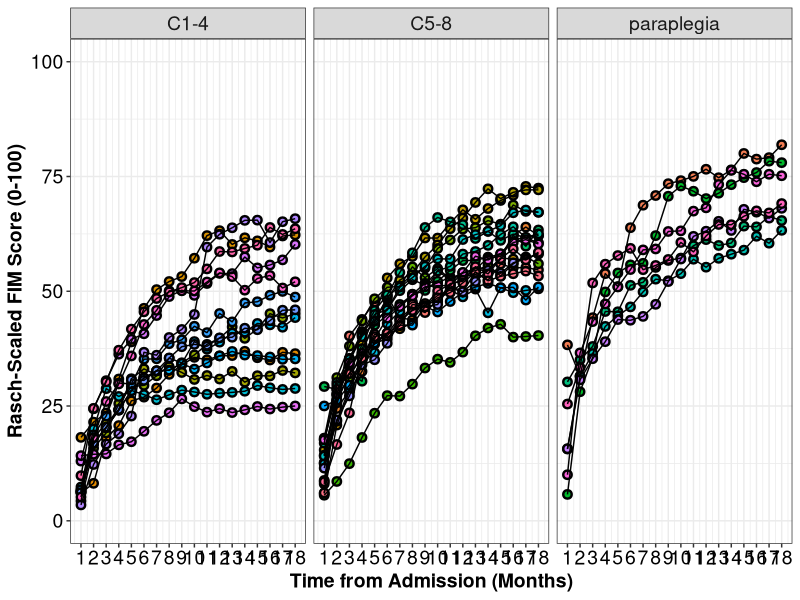
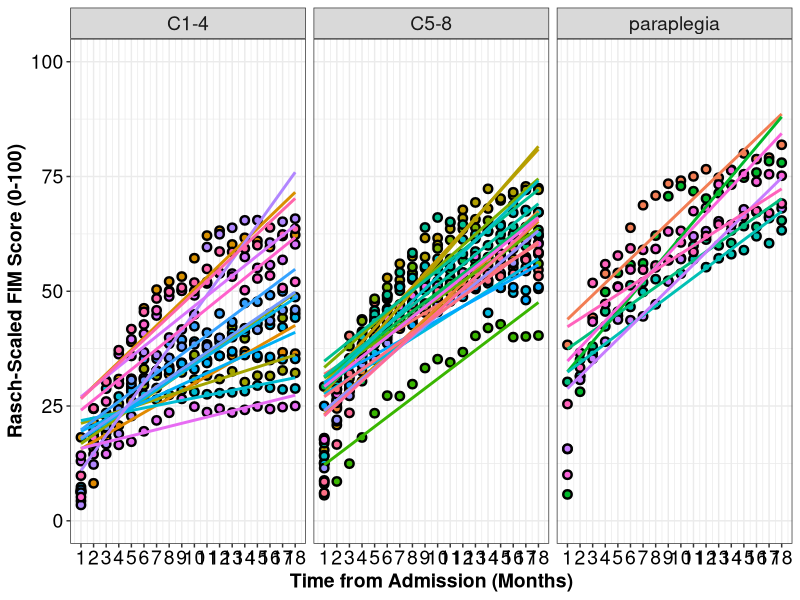
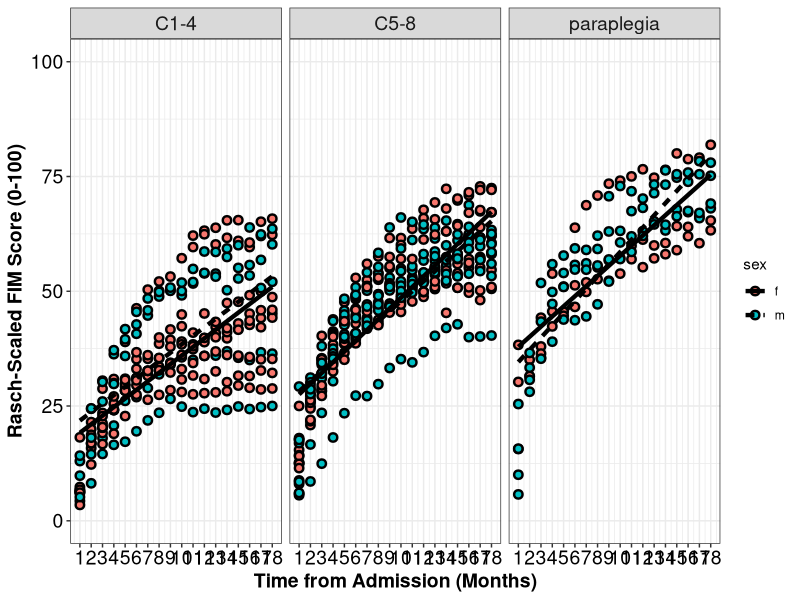
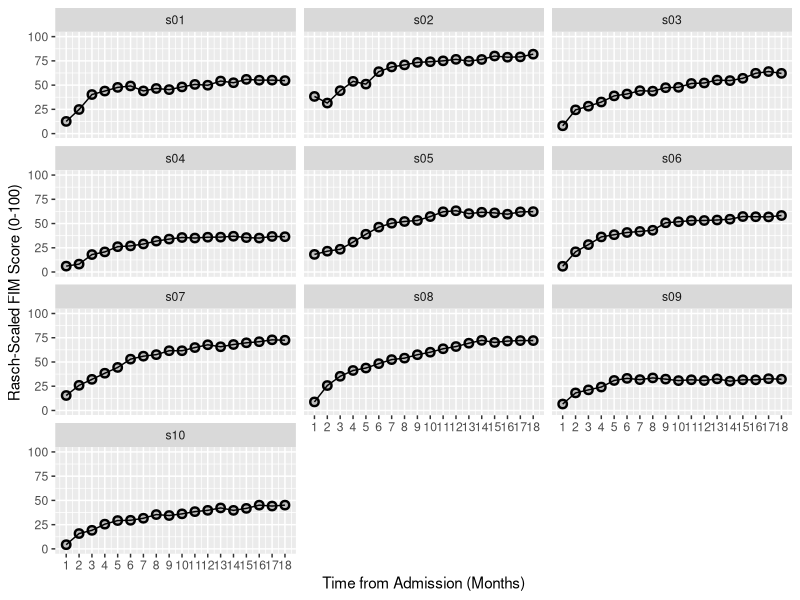
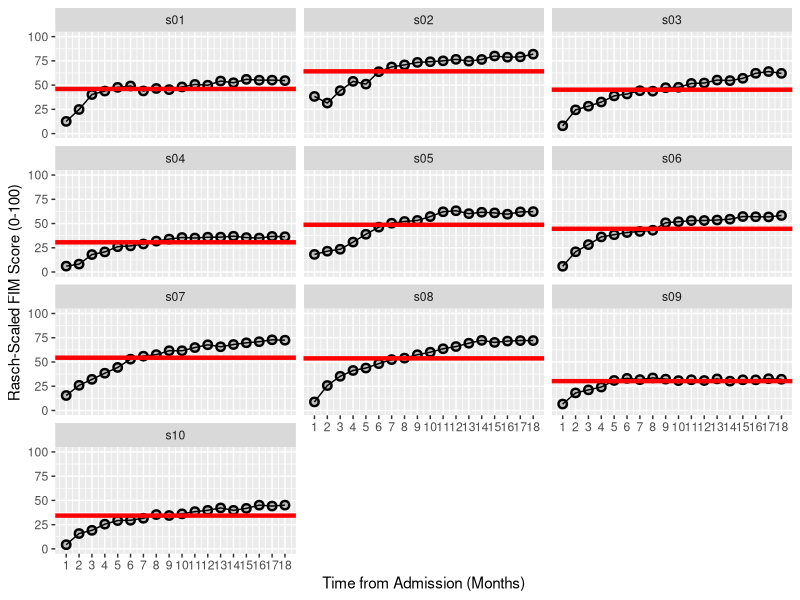
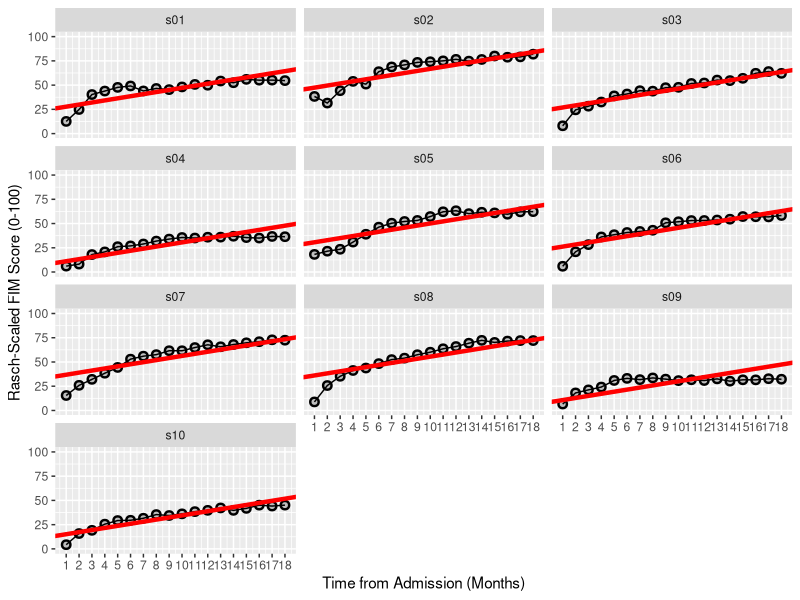
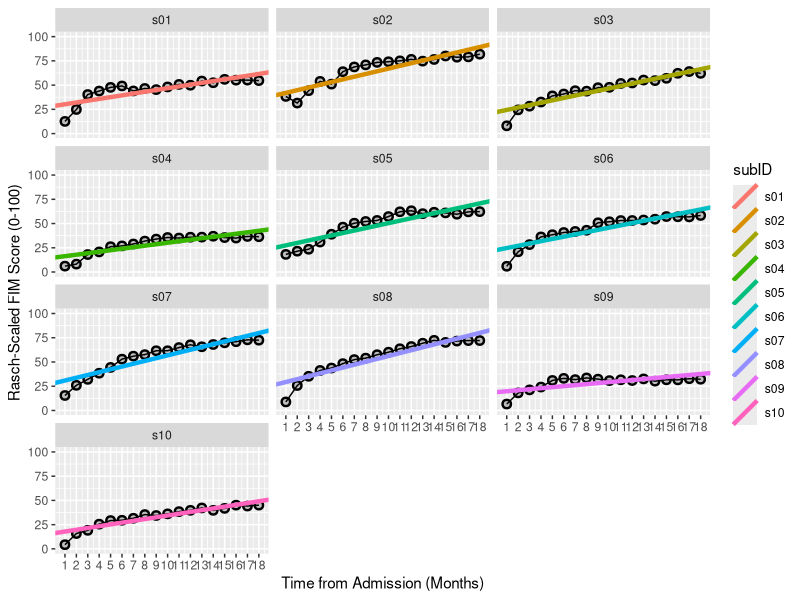
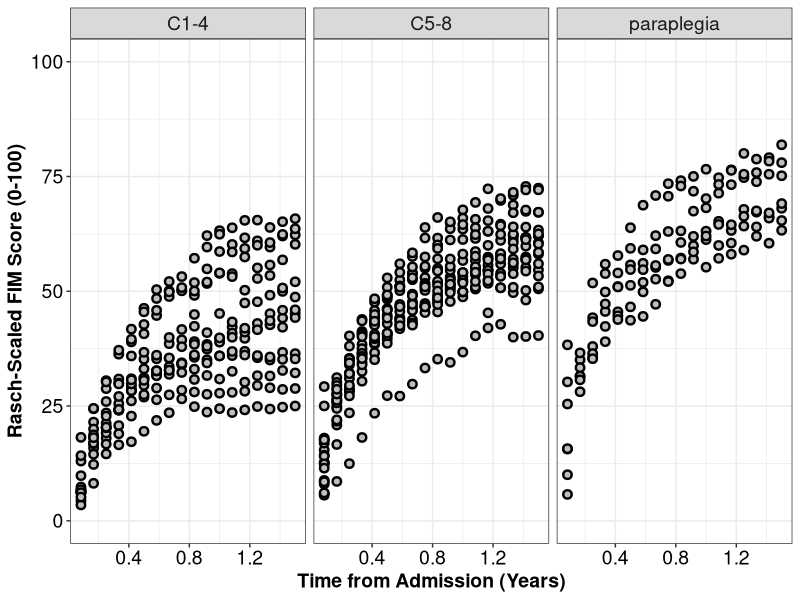

Recreate these plots in R, in order.
# ACRM 2018 Longitudinal Data Analysis Workshop
# By Keith Lohse, Neurorehabilitation Informatics Lab, 2018-09-07

# Loading the essential libraries. 
library("ggplot2"); library("lme4"); library("car"); library("dplyr"); library("lmerTest"); 

# If these packages are not installed already, run the following code:
install.packages("ggplot2"); install.packages("lme4"); install.packages("car"); 
install.packages("dplyr"); install.packages("lmerTest"); 


##----------------------- Data Cleaning and QA ---------------------------------
## Setting the Directory -------------------------------------------------------
getwd()
setwd("C:/Users/USERNAME/Box Sync/Collaboration/")
list.files()
# Make sure that the file data_session1.csv is saved in your working directory.

# Import the .csv file into R. 
# We will save this file in the R environment as an object called "DATA".
DATA<-read.csv("./data/data_session1.csv", header = TRUE, sep=",",  
               na.strings=c("NA","NaN"," ",""), stringsAsFactors = TRUE)

# Use the head() function to check the structure of the data file.
head(DATA)

# Alternately you can also download the data file from the web here:
# DATA <- read.csv("https://raw.githubusercontent.com/keithlohse/LMER_Clinical_Science/master/data/data_nonlinear_v4.csv")
# head(DATA)


## ----------------------- Basic Data Visualization ----------------------------
## FIM scores by time and subject -----------------------------------------------
g1<-ggplot(DATA, aes(x = month, y = rasch_FIM)) +
  geom_point(aes(fill=as.factor(subID)), pch=21, size=2, stroke=1.25) +
  geom_line(aes(group=subID)) +
  facet_wrap(~AIS_grade)
g2<-g1+scale_x_continuous(name = "Time from Admission (Months)", breaks=c(0:18)) +
  scale_y_continuous(name = "Rasch-Scaled FIM Score (0-100)",limits=c(0,100))
g3 <- g2 + theme_bw() + 
  theme(axis.text=element_text(size=14, colour="black"), 
        axis.title=element_text(size=14,face="bold")) +
  theme(strip.text.x = element_text(size = 14))+
  theme(legend.position="none")

plot(g3)
## -----------------------------------------------------------------------------

## Linear Fit for each person --------------------------------------------------
g1<-ggplot(DATA, aes(x = month, y = rasch_FIM)) +
  geom_point(aes(fill=as.factor(subID)), pch=21, size=2, stroke=1.25) +
  stat_smooth(aes(col=subID), se=FALSE, method="lm") +
  facet_wrap(~AIS_grade)
g2<-g1+scale_x_continuous(name = "Time from Admission (Months)", breaks=c(0:18)) +
  scale_y_continuous(name = "Rasch-Scaled FIM Score (0-100)",limits=c(0,100))
g3 <- g2 + theme_bw() + 
  theme(axis.text=element_text(size=14, colour="black"), 
        axis.title=element_text(size=14,face="bold")) +
  theme(strip.text.x = element_text(size = 14))+
  theme(legend.position="none")

plot(g3)
## -----------------------------------------------------------------------------


## Linear Fit by gender --------------------------------------------------------
g1<-ggplot(DATA, aes(x = month, y = rasch_FIM)) +
  geom_point(aes(fill=sex), pch=21, size=2, stroke=1.25) +
  stat_smooth(aes(lty=sex), col="black", lwd=1.5,se=FALSE, method="lm") +
  facet_wrap(~AIS_grade)
g2<-g1+scale_x_continuous(name = "Time from Admission (Months)", breaks=c(0:18)) +
  scale_y_continuous(name = "Rasch-Scaled FIM Score (0-100)",limits=c(0,100))
g3 <- g2 + theme_bw() + 
  theme(axis.text=element_text(size=14, colour="black"), 
        axis.title=element_text(size=14,face="bold")) +
  theme(strip.text.x = element_text(size = 14))

plot(g3)
## -----------------------------------------------------------------------------


# Understanding basic random-effects ------------------------------------------
# Random Intercepts Model ----
raneff_00<-lmer(rasch_FIM~
                  # Fixed-effects
                  1+
                  # Random-effects
                  (1|subID), data=DATA, REML=FALSE)
summary(raneff_00)

# Recall that the fixed-effect for the intercept is the overall, "group-level"
# intercept in our model.
# However, we also have a random-effect of subject for the intercenpt. This means
# that our model estimates a deviate for each subject from the group-level 
# intercept. To see these random-effects using the raneff function. 

ranef(raneff_00)

# Remember that these are deviates from the fixed-effect, so if we want to see
# what the model is actually estimating for each person, we need to add the 
# fixed-effect back in:
fixef(raneff_00)

# We could do this manually, adding the fixef() output to the ranef() output, 
# but we can also get the indivudal values using the coef() function:
coef(raneff_00)$subID

# If you want the actual predictions of the model, rather than the estimated
# effects, you can use the fitted() function. 
# Note the difference in the size of these arrays. The fitted() function gives
# us a prediction for each person at each point.
fitted(raneff_00)


# To help us understand the model, we can plot these predictions for each person.
# First, lets take a subset of the first 10 people:
first10<-DATA[c(1:180),]

# Second, we'll make a smaller dataset with the predictions for these 10:
PRED<-data.frame(subID=c("s01","s02","s03","s04","s05","s06","s07","s08","s09", "s10"),
                 Intercepts=c(coef(raneff_00)$subID[c(1:10),]))
PRED


g1<-ggplot(first10, aes(x = month, y = rasch_FIM)) +
  geom_point(fill="grey", pch=21, size=2, stroke=1.25) +
  geom_line(aes(group=subID)) +
  facet_wrap(~subID, ncol=3)
g2<-g1+scale_x_continuous(name = "Time from Admission (Months)", breaks=c(0:18)) +
  scale_y_continuous(name = "Rasch-Scaled FIM Score (0-100)",limits=c(0,100))
print(g2)
g3<-g2+geom_abline(aes(intercept=Intercepts, slope=0), col="red", lwd=1.5, PRED)
plot(g3)


# Hopefully this plot will clearly show that our model is estimating a different
# intercept for each person, but everyone has the same slope, because we have not 
# allowed FIM scores to vary over time. 


# Fixed Slope Model ----
raneff_01<-lmer(rasch_FIM~
                  # Fixed-effects
                  1+month+
                  # Random-effects
                  (1|subID), data=DATA, REML=FALSE)
summary(raneff_01)

# Note that when we run the ranef() function, there is still only a random effect
# of the intercept:
ranef(raneff_01)

# When we run the fixef() function, however, now have both a slopes and intercept:
fixef(raneff_01)

# When we run the coef() function, you can see that each person has a unique 
# intercept, but everyone has the same slope:
coef(raneff_01)$subID


# As before, let's make a smaller dataset with the predictions for these 10 people:
PRED<-data.frame(subID=c("s01","s02","s03","s04","s05","s06","s07","s08","s09", "s10"),
                 Intercepts=c(coef(raneff_01)$subID[c(1:10),1]),
                 Slopes=c(coef(raneff_01)$subID[c(1:10),2]))
PRED

# We can now plot the predictions for each person, note that although each person
# has a different intercept, they all have the same slope. 
g1<-ggplot(first10, aes(x = month, y = rasch_FIM)) +
  geom_point(fill="grey", pch=21, size=2, stroke=1.25) +
  geom_line(aes(group=subID)) +
  facet_wrap(~subID, ncol=3)
g2<-g1+scale_x_continuous(name = "Time from Admission (Months)", breaks=c(0:18)) +
  scale_y_continuous(name = "Rasch-Scaled FIM Score (0-100)",limits=c(0,100))
g3<-g2+geom_abline(aes(intercept=Intercepts, slope=Slopes), col="red", lwd=1.5, PRED)
plot(g3)






# Random Slopes and Intercepts Model ----
raneff_02<-lmer(rasch_FIM~
                  # Fixed-effects
                  1+month+
                  # Random-effects
                  (1+month|subID), data=DATA, REML=FALSE)
summary(raneff_02)

# Now when we run the ranef() function, there is random effect for both the 
# slope and the intercept:
ranef(raneff_02)

# When we run the fixef() function, it returns the group-level intercept and slope:
fixef(raneff_02)

# When we run the coef() function, the random-effects (deviates) are combined
# with the group-level fixed-effects to get a unique slope and intercept 
# for each person:
coef(raneff_02)$subID


# As before, let's make a smaller dataset with the predictions for these 10 people:
PRED<-data.frame(subID=c("s01","s02","s03","s04","s05","s06","s07","s08","s09", "s10"),
                 Intercepts=c(coef(raneff_02)$subID[c(1:10),1]),
                 Slopes=c(coef(raneff_02)$subID[c(1:10),2]))
PRED

# Now we can plot the predictions for each person, note that each person has a 
# different intercept and slope. 
g1<-ggplot(first10, aes(x = month, y = rasch_FIM)) +
  geom_point(fill="grey", pch=21, size=2, stroke=1.25) +
  geom_line(aes(group=subID)) +
  facet_wrap(~subID, ncol=3)
g2<-g1+scale_x_continuous(name = "Time from Admission (Months)", breaks=c(0:18)) +
  scale_y_continuous(name = "Rasch-Scaled FIM Score (0-100)",limits=c(0,100))
g3<-g2+geom_abline(aes(intercept=Intercepts, slope=Slopes, col=subID), lwd=1.5, PRED)
plot(g3)


## ------------------- Comparing between Models --------------------------------
# Now that we have our three random-effects models:
# 1. Random Intercepts
# 2. Fixed Slopes and Random Intercepts
# 3. Random Slopes and Random Intercepts
# ... how do we decide which one is most appropriate?

# We can do this is by analyzing the the variance explained by each model. 
anova(raneff_00,raneff_01,raneff_02)

# The Wald Test of the change in deviance suggests that Model raneff_01 is a 
# better explanation of the data than Model raneff_00, and furthermore that 
# Model raneff_02 is a better explanation of the data than Model raneff_01.
# More conservatively, we can use the AIC. Without going into detail about the 
# AIC, lower numbers indicate better model fit and AIC is based on the deviance 
# but introduces a penalty based on the number of parameters to reduce over-
# fitting. 

# A complementary step we can take is calculate how much residual variance 
# we might have left to  explain. 
# In our multilevel model, keep in mind that we have variance at two levels:
# 1. Level One: which are the data-points within subjects.
# 2. Level Two: variation between subjects slopes and intercepts.

# We can get a summary of the random-effects from the "null" model and the 
# best fitting model by using the VarCorr() function. 
VarCorr(raneff_00)
VarCorr(raneff_02)

# These values will help us keep track of how much variance is "available" to 
# be explained in our subsequent models. Similarly, these values will inform us
# how much variance our fixed-effects explain at Level 1 and Level 2 (sort of 
# like an R^2 that has been divided into two parts).



## --------------- Unconditional and Conditional Models ------------------------
# Creating our Time variable ---------------------------------------------------

summary(DATA$month)
# Note the wide range in the month variable (1-18). 
# There are two issues with this:
# 1. Time starts at 1 instead of 0
# 2. This scale is a lot larger than other variables we might want to include.

# To address these issues, we will convert Months to Years and try "centering"
# the time variable in different locations. 

# The first time variable, year0 will set the first assessment equal to 0
DATA$year<-DATA$month/12
DATA$year.0<-DATA$year-min(DATA$year)
summary(DATA$year.0)

# Next, we will create a mean centered time variable, year.c:
mean(DATA$year)
DATA$year.c<-DATA$year-mean(DATA$year)
summary(DATA$year.c)

# Let's look at the effects these two different time variables have on the 
# fixed-effects and random-effects. 

# Time 0 = the first time time point ----
time_00<-lmer(rasch_FIM~
            # Fixed-effects
            1+year.0+
            # Random-effects
            (1+year.0|subID), data=DATA, REML=FALSE)
summary(time_00)

# Time 0 = the mean time of 0.79 years ----
time_01<-lmer(rasch_FIM~
                # Fixed-effects
                1+year.c+
                # Random-effects
                (1+year.c|subID), data=DATA, REML=FALSE)
summary(time_01)

# Compare the fixed-effects of the intercept and the slope between the two models.
# Compare the random-effects between the two models.


# Centering the time-variable on the first time point makes a lot of sense 
# conceptually, but it is important to remember what that means when interpreting 
# other variables. 
# As you might recall from multiple regression in previous courses, when 
# interaction terms are included in a model, the effect of one variable is 
# being interpreted when the other variable is equal to 0. 
# Thus, if we had year.0 in our model, that would mean the effects of other 
# variables are being evaluated when time = 0, at the initial assessment. 
# Conversely, if we use year.c in our model, that would mean the effect of other
# variables are being evaluated when time = 0, which is at 0.79 yrs (or 9.5 months).


## Conditional Model: Does the slope change as a function of AIS grade? ----
# With our new variable of time in years, we want to see if we can explain the
# residual variation in subject's slopes and intercepts.

# Main-Effect Model: Equivalent to Conditional Intercepts
cond_00<-lmer(rasch_FIM~
                # Fixed-effects
                1+year.0+AIS_grade+
                # Random-effects
                (1+year.0|subID), data=DATA, REML=FALSE)
summary(cond_00)

# Interaction Model: Conditional Intercepts and Slopes
cond_01<-lmer(rasch_FIM~
                # Fixed-effects
                1+year.0*AIS_grade+
                # Random-effects
                (1+year.0|subID), data=DATA, REML=FALSE)
summary(cond_01)


anova(cond_00,cond_01)


# Contrast coding the group variable ---- 
contrasts(DATA$AIS_grade)

DATA$AIS_grade.c<-DATA$AIS_grade
contrasts(DATA$AIS_grade.c)<-contr.poly(3)
contrasts(DATA$AIS_grade.c)

# Main Effects with contrast coded group variable
cond_02<-lmer(rasch_FIM~
                # Fixed-effects
                1+year.0+AIS_grade.c+
                # Random-effects
                (1+year.0|subID), data=DATA, REML=FALSE)
summary(cond_02)

# Interaction Model with contrast coded group variable
cond_03<-lmer(rasch_FIM~
                # Fixed-effects
                1+year.0*AIS_grade.c+
                # Random-effects
                (1+year.0|subID), data=DATA, REML=FALSE)
summary(cond_03)


anova(cond_02,cond_03)


## Evaluating our Models -------------------------------------------------------
# Although the interaction model was not statistically better than the main-
# effects model, it can useful to present the full model to show the non-
# significant interactions. 

summary(cond_01)

# How much variation in individual slopes and intercepts did we explain with
# AIS Grade?
VarCorr(time_00)
VarCorr(cond_01)


# We can also plot the fixed-effects estimates from our models "on top" of the 
# raw data to show the conditional effects. 

## Linear Fit by AIS Category --------------------------------------------------
summary(cond_01)
FIXED<-data.frame(AIS_grade=c("C1-4","C5-8","paraplegia"),
                 Intercepts=c(20.113, (20.113+7.779), (20.113+15.89)),
                 Slopes=c(22.348, (22.348+4.714), (22.348+7.257)))
FIXED


g1<-ggplot(DATA, aes(x = year, y = rasch_FIM)) +
  geom_point(fill="grey", pch=21, size=2, stroke=1.25) +
  facet_wrap(~AIS_grade)
g2<-g1+scale_x_continuous(name = "Time from Admission (Years)") +
  scale_y_continuous(name = "Rasch-Scaled FIM Score (0-100)",limits=c(0,100))
g3 <- g2 + theme_bw() + 
  theme(axis.text=element_text(size=14, colour="black"), 
        axis.title=element_text(size=14,face="bold")) +
  theme(strip.text.x = element_text(size = 14))

plot(g3)

g4<-g3+geom_abline(aes(intercept=Intercepts, slope=Slopes, col=AIS_grade,
                       lty = AIS_grade), lwd=2, FIXED)
plot(g4)

## -----------------------------------------------------------------------------


## Checking the Assumptions of our Model ---------------------------------------
# The DATA data frame is what we might call our Level 1 matrix. That is, each
# person and time point is represented. For checking out statistical assumptions, 
# it will also be helpful for us to create a Level 2 matrix. The Level 2 matrix
# will preserve participant information, but ignore time information.

LVL2<-summarize(group_by(DATA, subID),
                  AIS_grade = AIS_grade[1])
LVL2
# At the moment, our LVL2 dataframe contains subject IDs and group information. 
# Next, lets add the random-effects from our models:
LVL2$RE_int<-ranef(cond_01)$subID$`(Intercept)`
LVL2$RE_year<-ranef(cond_01)$subID$year
# Note that we can add this data on directly because the matrix is sorted by 
# subID and the the array we are adding is sorted by subID.

LVL2



# Normality ----
# Residuals at Level 1
qqnorm(resid(cond_01))

# Residuals at Level 2
qqnorm(LVL2$RE_int)
qqnorm(LVL2$RE_year)



# Homoscedasticity ----
# Comparable Variances at Level 1
x <- fitted(cond_01)
y <- resid(cond_01)/sd(resid(cond_01))
plot(x=x, y=y, xlab = "Fitted Values", ylab="Standardized Residuals",
     ylim=c(-4,4))


# Comparable Variances at Level 2
# Intercepts
LVL2$STD_int<-LVL2$RE_int/sd(LVL2$RE_int)
plot(x=LVL2$AIS_grade, y=LVL2$STD_int, 
     xlab = "Fitted Values", ylab="Standardized Residuals",
     ylim=c(-4,4))

# Slopes
LVL2$STD_year<-LVL2$RE_year/sd(LVL2$RE_year)
plot(x=LVL2$AIS_grade, y=LVL2$STD_year, 
     xlab = "Fitted Values", ylab="Standardized Residuals",
     ylim=c(-4,4))



# Influential Participants ----
# Residuals at Level 1
plot(DATA$subID, resid(cond_01)/sd(resid(cond_01)), 
     ylab="Standardized Residuals", xlab="Subject ID",
     ylim=c(-4,4))


# Residuals at Level 2
# Variation in Intercepts
plot(x=LVL2$subID, y=LVL2$STD_int, 
     xlab="Subject ID", ylab="Standardized Residual",
     ylim=c(-4,4))

# Variation in Slopes
plot(x=LVL2$subID, y=LVL2$STD_year, 
     xlab="Subject ID", ylab="Standardized Residual",
     ylim=c(-4,4))


## -------------- Exporting the Revised Data File ------------------------------
# Finally, we want to save our revised data file to include the different 
# variables we created in a new .csv file.

write.csv(DATA, "./data_session2.csv")
